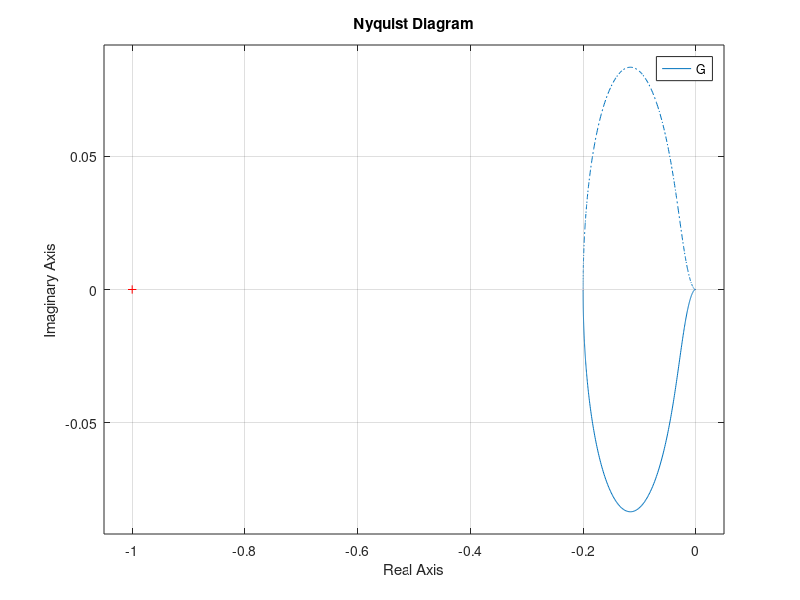
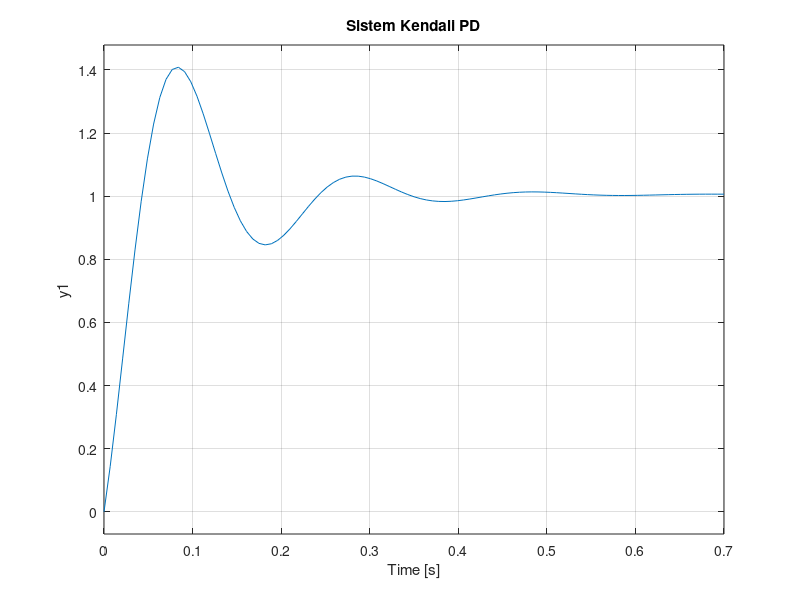
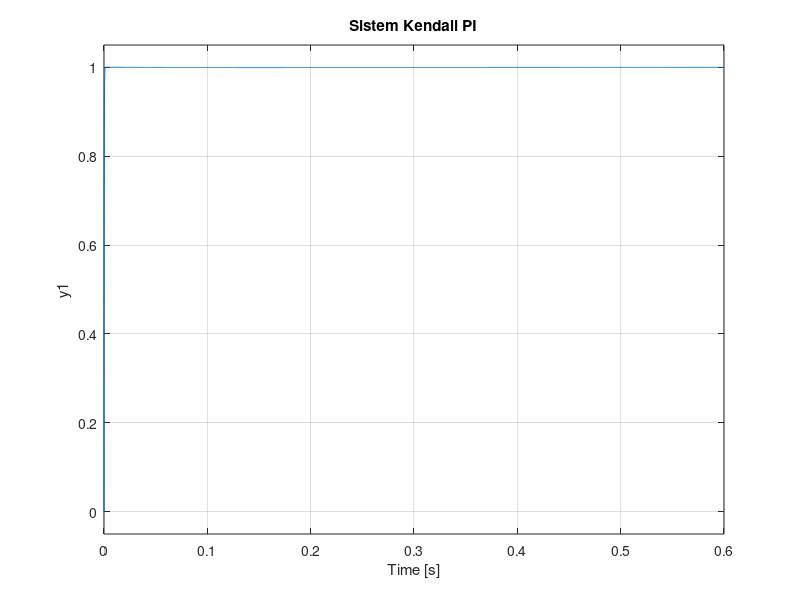
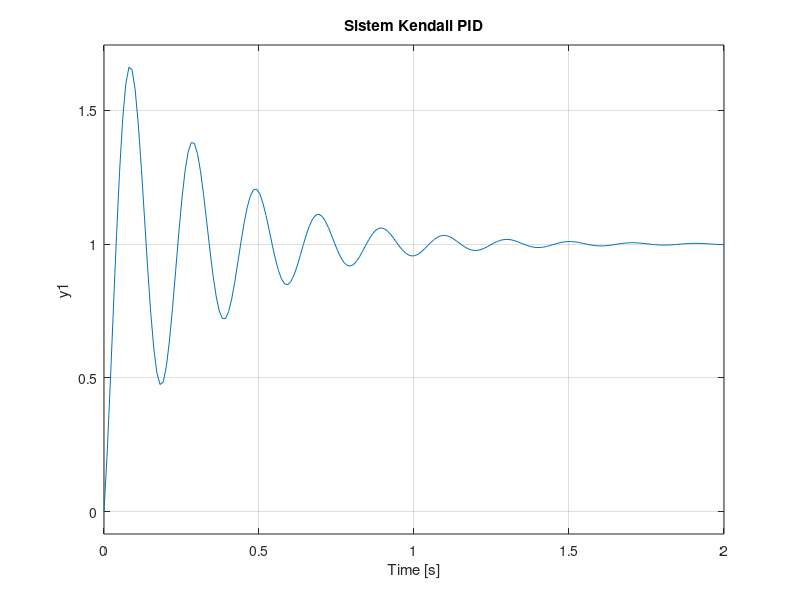

Source code (MATLAB) for these figures, in order:
clc
clear

G = tf([1 20],[1 19 80 -100])
figure(1)
nyquist(G)

Kcr = db2mag(64.2)
Pcr = 2*pi/41.2

s = tf('s');
Kp_pd = 0.6*Kcr
Td_pd = 0.125*Pcr
Gc_pd = Kp_pd*(1+Td_pd*s)
Gcl_pd = feedback(Gc_pd*G,1)
figure(2)
step(Gcl_pd)
title('Sistem Kendali PD')

Kp_pi = 0.45*Kcr
Ti_pi = (1/1.2)*Pcr
Gc_pi = Kp_pi*(1+(1/Ti_pi*s))
Gcl_pi = feedback(Gc_pi*G,1)
figure(3)
step(Gcl_pi)
title('Sistem Kendali PI')

Kp_pid = 0.6*Kcr 
Ti_pid = 0.5*Pcr
Td_pid = 0.125*Pcr
Gc_pid = Kp_pid*(1+(1/(Ti_pid*s)+Td_pid*s)) 
Gcl_pid = feedback(Gc_pid*G,1)
figure(4)
step(Gcl_pid)
title('Sistem Kendali PID')